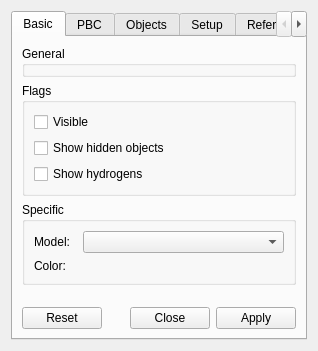
<?xml version="1.0" encoding="UTF-8"?>
<ui version="4.0">
 <class>StandardModelObjectDesigner</class>
 <widget class="QWidget" name="StandardModelObjectDesigner">
  <property name="geometry">
   <rect>
    <x>0</x>
    <y>0</y>
    <width>318</width>
    <height>351</height>
   </rect>
  </property>
  <property name="windowTitle">
   <string>Standard Model</string>
  </property>
  <property name="toolTip">
   <string/>
  </property>
  <layout class="QVBoxLayout" name="_2">
   <item>
    <widget class="QTabWidget" name="tabWidget">
     <property name="currentIndex">
      <number>0</number>
     </property>
     <widget class="QWidget" name="tab">
      <attribute name="title">
       <string>Basic</string>
      </attribute>
      <layout class="QVBoxLayout" name="_5">
       <item>
        <widget class="QGroupBox" name="generalGB">
         <property name="title">
          <string>General</string>
         </property>
        </widget>
       </item>
       <item>
        <widget class="QGroupBox" name="flagsGB">
         <property name="title">
          <string>Flags</string>
         </property>
         <layout class="QGridLayout" name="gridLayout_3">
          <item row="1" column="0" colspan="2">
           <widget class="QCheckBox" name="showHiddenCB">
            <property name="text">
             <string>Show hidden objects</string>
            </property>
           </widget>
          </item>
          <item row="2" column="0" colspan="2">
           <widget class="QCheckBox" name="showHydrogensCB">
            <property name="text">
             <string>Show hydrogens</string>
            </property>
           </widget>
          </item>
          <item row="0" column="0" colspan="2">
           <widget class="QCheckBox" name="visibleCB">
            <property name="text">
             <string>Visible</string>
            </property>
           </widget>
          </item>
         </layout>
        </widget>
       </item>
       <item>
        <widget class="QGroupBox" name="specificGB">
         <property name="title">
          <string>Specific</string>
         </property>
         <layout class="QVBoxLayout" name="verticalLayout">
          <item>
           <layout class="QGridLayout" name="gridLayout">
            <item row="0" column="0">
             <widget class="QLabel" name="label">
              <property name="sizePolicy">
               <sizepolicy hsizetype="Minimum" vsizetype="Preferred">
                <horstretch>0</horstretch>
                <verstretch>0</verstretch>
               </sizepolicy>
              </property>
              <property name="text">
               <string>Model:  </string>
              </property>
             </widget>
            </item>
            <item row="0" column="1">
             <widget class="QComboBox" name="modelCB">
              <property name="sizePolicy">
               <sizepolicy hsizetype="Expanding" vsizetype="Fixed">
                <horstretch>0</horstretch>
                <verstretch>0</verstretch>
               </sizepolicy>
              </property>
             </widget>
            </item>
            <item row="1" column="1">
             <widget class="QWidget" name="colorModeW" native="true"/>
            </item>
            <item row="1" column="0">
             <widget class="QLabel" name="label_2">
              <property name="text">
               <string>Color:</string>
              </property>
             </widget>
            </item>
           </layout>
          </item>
         </layout>
        </widget>
       </item>
       <item>
        <spacer name="verticalSpacer">
         <property name="orientation">
          <enum>Qt::Vertical</enum>
         </property>
         <property name="sizeHint" stdset="0">
          <size>
           <width>20</width>
           <height>40</height>
          </size>
         </property>
        </spacer>
       </item>
       <item>
        <widget class="QDialogButtonBox" name="buttonBox1">
         <property name="standardButtons">
          <set>QDialogButtonBox::Apply|QDialogButtonBox::Close|QDialogButtonBox::Reset</set>
         </property>
        </widget>
       </item>
      </layout>
     </widget>
     <widget class="QWidget" name="pbcTab">
      <attribute name="title">
       <string>PBC</string>
      </attribute>
      <layout class="QGridLayout" name="gridLayout_2">
       <item row="0" column="0" colspan="6">
        <widget class="QCheckBox" name="enablePBCCB">
         <property name="text">
          <string>Enable PBC bonds</string>
         </property>
        </widget>
       </item>
       <item row="1" column="0">
        <widget class="QLabel" name="label_3">
         <property name="sizePolicy">
          <sizepolicy hsizetype="Maximum" vsizetype="Preferred">
           <horstretch>0</horstretch>
           <verstretch>0</verstretch>
          </sizepolicy>
         </property>
         <property name="text">
          <string>KA:</string>
         </property>
        </widget>
       </item>
       <item row="1" column="1">
        <widget class="QSpinBox" name="kaSB">
         <property name="sizePolicy">
          <sizepolicy hsizetype="Preferred" vsizetype="Fixed">
           <horstretch>0</horstretch>
           <verstretch>0</verstretch>
          </sizepolicy>
         </property>
         <property name="alignment">
          <set>Qt::AlignRight|Qt::AlignTrailing|Qt::AlignVCenter</set>
         </property>
         <property name="minimum">
          <number>-99</number>
         </property>
        </widget>
       </item>
       <item row="1" column="2">
        <widget class="QLabel" name="label_4">
         <property name="text">
          <string>KB:</string>
         </property>
        </widget>
       </item>
       <item row="1" column="3">
        <widget class="QSpinBox" name="kbSB">
         <property name="alignment">
          <set>Qt::AlignRight|Qt::AlignTrailing|Qt::AlignVCenter</set>
         </property>
         <property name="minimum">
          <number>-99</number>
         </property>
        </widget>
       </item>
       <item row="1" column="4">
        <widget class="QLabel" name="label_5">
         <property name="text">
          <string>KC:</string>
         </property>
        </widget>
       </item>
       <item row="1" column="5">
        <widget class="QSpinBox" name="kcSB">
         <property name="alignment">
          <set>Qt::AlignRight|Qt::AlignTrailing|Qt::AlignVCenter</set>
         </property>
         <property name="minimum">
          <number>-99</number>
         </property>
        </widget>
       </item>
       <item row="3" column="0" colspan="6">
        <widget class="QDialogButtonBox" name="buttonBox2">
         <property name="standardButtons">
          <set>QDialogButtonBox::Apply|QDialogButtonBox::Close|QDialogButtonBox::Reset</set>
         </property>
        </widget>
       </item>
       <item row="2" column="0" colspan="6">
        <spacer name="verticalSpacer_2">
         <property name="orientation">
          <enum>Qt::Vertical</enum>
         </property>
         <property name="sizeHint" stdset="0">
          <size>
           <width>20</width>
           <height>40</height>
          </size>
         </property>
        </spacer>
       </item>
      </layout>
     </widget>
     <widget class="QWidget" name="objectsTab">
      <attribute name="title">
       <string>Objects</string>
      </attribute>
     </widget>
     <widget class="QWidget" name="setupTab">
      <attribute name="title">
       <string>Setup</string>
      </attribute>
     </widget>
     <widget class="QWidget" name="refByTab">
      <attribute name="title">
       <string>Referenced by</string>
      </attribute>
     </widget>
    </widget>
   </item>
  </layout>
 </widget>
 <resources/>
 <connections/>
</ui>
